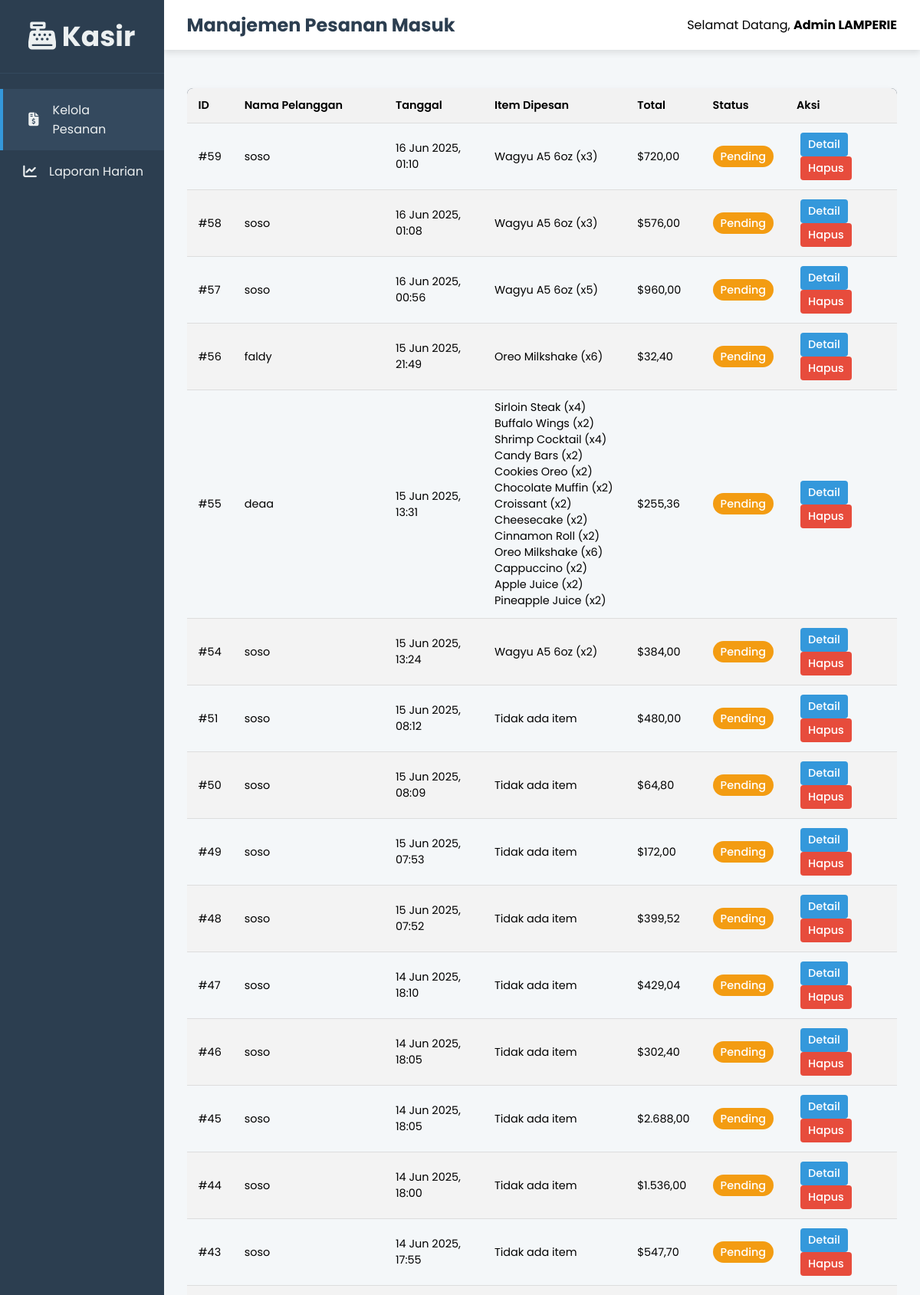
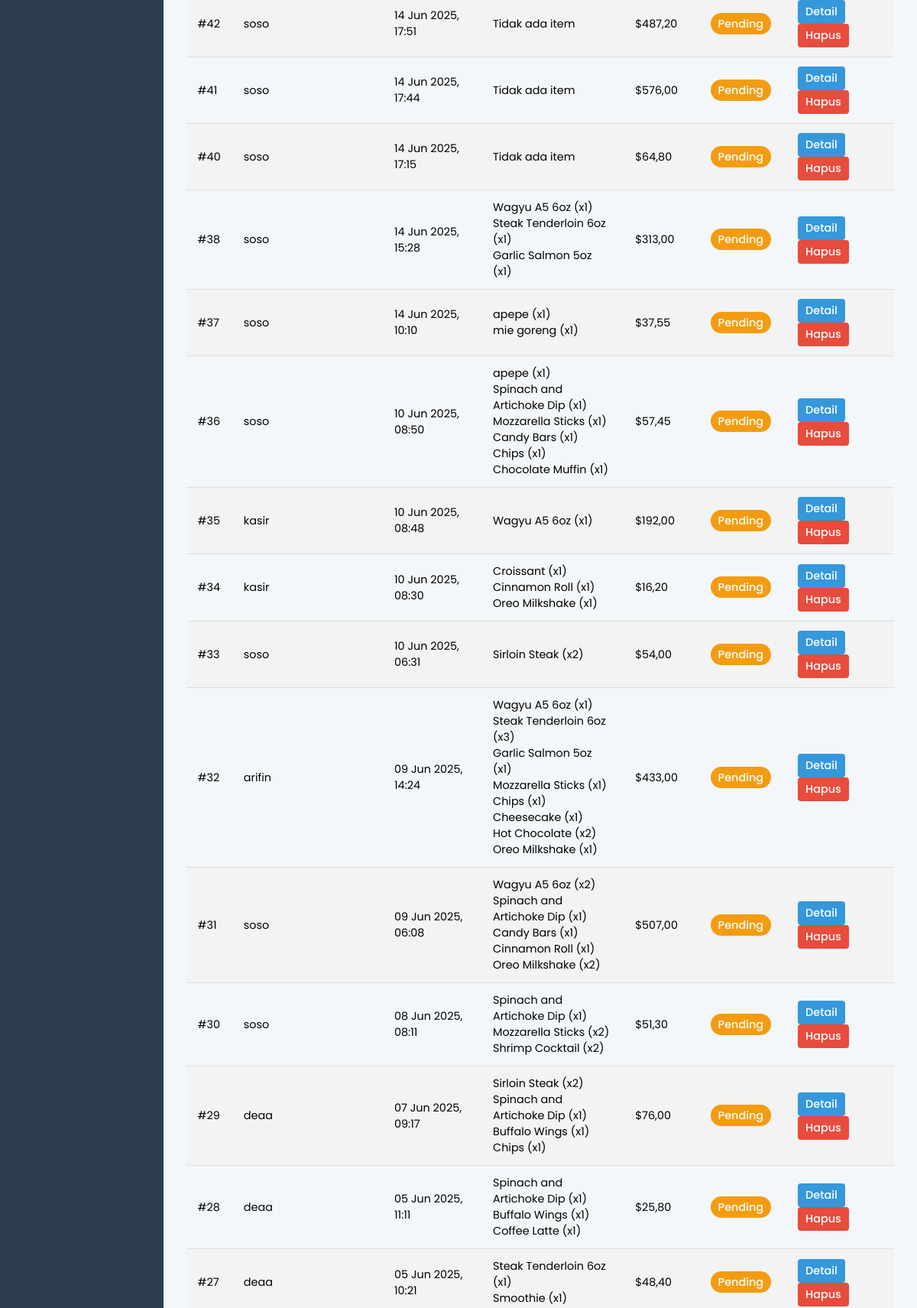
The app's page /kasir/orders_admin.php (signed in, upper part) with its own data (2 pictures, top to bottom).
### tables this page shows
CREATE TABLE `orders` (
  `order_id` int(11) NOT NULL,
  `user_id` int(11) NOT NULL,
  `table_number` int(11) DEFAULT NULL,
  `customer_name` varchar(255) DEFAULT NULL,
  `order_date` datetime DEFAULT current_timestamp(),
  `total_amount` decimal(10,2) NOT NULL,
  `total_price` decimal(10,2) NOT NULL,
  `payment_method` varchar(50) NOT NULL,
  `discount_code` varchar(50) DEFAULT NULL,
  `discount_amount` decimal(10,2) DEFAULT NULL,
  `order_status` varchar(50) DEFAULT NULL
);

CREATE TABLE `users` (
  `id` int(11) NOT NULL,
  `name` varchar(150) NOT NULL,
  `email` varchar(100) NOT NULL,
  `password` varchar(255) NOT NULL,
  `phone` varchar(20) DEFAULT NULL,
  `created_at` timestamp NOT NULL DEFAULT current_timestamp(),
  `role` enum('admin','user','kasir','manajer','kitchen','waiters') NOT NULL DEFAULT 'user',
  `member_id` varchar(20) DEFAULT NULL,
  `profile_picture` varchar(255) DEFAULT NULL
);

### kasir/orders_admin.php (the view, shortened to what this page needs)
<?php
include '../koneksi.php';
$sql = "SELECT
            o.order_id,
            u.name AS nama_pelanggan,
            o.order_date,
            o.order_status,
            o.total_price,
            GROUP_CONCAT(CONCAT(oi.item_name, ' (x', oi.quantity, ')') SEPARATOR '<br>') AS items_details
        FROM orders o
        JOIN users u ON o.user_id = u.id
        LEFT JOIN order_items oi ON o.order_id = oi.order_id
        GROUP BY o.order_id
        ORDER BY o.order_date DESC";
$result = $conn->query($sql);
$kasirName = htmlspecialchars($_SESSION['user']['name']);
?>
<!DOCTYPE html>
<html lang="id">
<head>
    <link rel="stylesheet" href="assets/css/order_admin.css">
    <link rel="stylesheet" href="../admin/assets/css/admin.css">
    <link rel="stylesheet" href="https://cdnjs.cloudflare.com/ajax/libs/font-awesome/6.4.0/css/all.min.css" />
</head>
<body>
    <aside class="sidebar">
        <div class="sidebar-header">
            <h2><i class="fas fa-cash-register"></i> <span>Kasir</span></h2>
        </div>
        <ul class="sidebar-menu">
            <li><a href="orders_admin.php" class="active"><i class="fas fa-file-invoice-dollar icon"></i> <span class="menu-text">Kelola Pesanan</span></a></li>
            <li><a href="laporan_harian.php"><i class="fas fa-chart-line icon"></i> <span class="menu-text">Laporan Harian</span></a></li></ul>
    </aside>
    <main class="main-content">
        <header class="header">
            <h1>Manajemen Pesanan Masuk</h1>
            <div class="admin-info">
                Selamat Datang, <strong><?= $kasirName ?></strong>
            </div>
        </header>
        <section class="content-area">
            <div class="table-wrapper">
                <table class="content-table" style="width:100%;">
                    <thead>
                        <tr>
                            <th>ID</th>
                            <th>Nama Pelanggan</th>
                            <th>Tanggal</th>
                            <th>Item Dipesan</th>
                            <th>Total</th>
                            <th>Status</th>
                            <th>Aksi</th>
                        </tr>
                    </thead>
                    <tbody>
                        <?php if ($result && $result->num_rows > 0): ?>
                            <?php while($row = $result->fetch_assoc()): ?>
                            <tr>
                                <td>#<?= $row['order_id'] ?></td>
                                <td><?= htmlspecialchars($row['nama_pelanggan']) ?></td>
                                <td><?= date('d M Y, H:i', strtotime($row['order_date'])) ?></td>
                                <td><?= $row['items_details'] ?? 'Tidak ada item' ?></td>
                                <td>$<?= number_format($row['total_price'], 2, ',', '.') ?></td>
                                <td>
                                    <?php
                                        $status_class = 'status-pending';
                                    ?>
                                    <span class="status-badge <?= $status_class ?>"><?= htmlspecialchars($row['order_status']) ?></span>
                                </td>
                                <td class="actions">
                                    <a href="detail_pesanan.php?id=<?= $row['order_id'] ?>" class="details-btn">Detail</a>
                                    <a href="hapus_pesan.php?id=<?= $row['order_id'] ?>" class="delete-btn" onclick="return confirm('Anda yakin ingin menghapus pesanan ini?');">Hapus</a>
                                </td>
                            </tr>
                            <?php endwhile; ?>
                        <?php else: ?>
                            <tr>
                                <td colspan="7" style="text-align:center;">Belum ada pesanan masuk.</td>
                            </tr>
                        <?php endif; ?>
                    </tbody>
                </table>
            </div>
        </section>
    </main>
</body>
</html>

### kasir/assets/css/order_admin.css (style rules this page uses)
.content-table { width: 100%; border-collapse: collapse; margin-top: 20px; font-size: 0.9rem; border-radius: 8px; overflow: hidden; box-shadow: 0 4px 8px rgba(0, 0, 0, 0.1); }
.content-table thead tr { background-color: #2c3e50; color: #ffffff; text-align: left; font-weight: 600; }
.content-table th, .content-table td { padding: 12px 15px; vertical-align: middle; }
.content-table tbody tr { border-bottom: 1px solid #dddddd; }
.content-table tbody tr:nth-of-type(even) { background-color: #f3f3f3; }
.status-badge { padding: 4px 10px; border-radius: 15px; color: white; font-weight: 500; text-transform: capitalize; }
.status-pending { background-color: #f39c12; }
.actions a { margin: 0 5px; text-decoration: none; padding: 5px 10px; border-radius: 4px; color: white; font-weight: 500; display: inline-block; }
.actions .details-btn { background-color: #3498db; }
.actions .delete-btn { background-color: #e74c3c; }

### admin/assets/css/admin.css (style rules this page uses)
:root { --primary-color: #2c3e50; --secondary-color: #34495e; --accent-color: #3498db; --light-color: #ecf0f1; --bg-color: #f4f7f9; --white-color: #ffffff; --shadow: 0 4px 8px rgba(0,0,0,0.1); }
* { margin: 0; padding: 0; box-sizing: border-box; }
body { font-family: 'Poppins', sans-serif; background-color: var(--bg-color); display: flex; min-height: 100vh; }
.sidebar { width: 260px; background-color: var(--primary-color); color: var(--light-color); display: flex; flex-direction: column; transition: width 0.3s ease; }
.sidebar-header { padding: 20px; text-align: center; font-size: 1.5rem; font-weight: 600; border-bottom: 1px solid var(--secondary-color); }
.sidebar-menu { list-style: none; flex-grow: 1; padding-top: 20px; }
.sidebar-menu li a { display: flex; align-items: center; padding: 15px 25px; color: var(--light-color); text-decoration: none; font-size: 1rem; transition: background 0.3s, padding-left 0.3s; border-left: 4px solid transparent; }
.sidebar-menu li a .icon { margin-right: 15px; width: 20px; text-align: center; font-size: 1.1rem; }
.sidebar-menu li a.active, .sidebar-menu li a:hover { background: var(--secondary-color); border-left-color: var(--accent-color); padding-left: 30px; }
.main-content { flex-grow: 1; display: flex; flex-direction: column; overflow-x: hidden; }
.header { background: var(--white-color); padding: 15px 30px; display: flex; justify-content: space-between; align-items: center; box-shadow: var(--shadow); z-index: 10; }
.header h1 { font-size: 1.5rem; color: var(--primary-color); }
.header .admin-info { font-size: 1rem; }
.content-area { padding: 30px; flex-grow: 1; }
.table-wrapper { overflow-x: auto; }
table { width: 100%; border-collapse: collapse; }
th, td { color: black; padding: 15px; text-align: left; border-bottom: 1px solid #ddd; }
th { background-color: #f2f2f2; font-weight: 600; }

### records on screen
orders: order_id "59", user.name "soso", order_date "16 Jun 2025, 01:10", items_details "Wagyu A5 6oz (x3)", total_price "720,00", order_status "Pending"
orders: order_id "58", user.name "soso", order_date "16 Jun 2025, 01:08", items_details "Wagyu A5 6oz (x3)", total_price "576,00", order_status "Pending"
orders: order_id "57", user.name "soso", order_date "16 Jun 2025, 00:56", items_details "Wagyu A5 6oz (x5)", total_price "960,00", order_status "Pending"
orders: order_id "56", user.name "faldy", order_date "15 Jun 2025, 21:49", items_details "Oreo Milkshake (x6)", total_price "32,40", order_status "Pending"
orders: order_id "55", user.name "deaa", order_date "15 Jun 2025, 13:31", items_details "Sirloin Steak (x4) Buffalo Wings (x2) Shrimp Cocktail (x4) Candy Bars (x2) Cookies Oreo (x2) Chocolate Muffin (x2) Croissant (x2) Cheesecake (x2) Cinnamon Roll (x2) Oreo Milkshake (x6) Cappuccino (x2) Apple Juice (x2) Pineapple Juice (x2)", total_price "255,36", order_status "Pending"
orders: order_id "54", user.name "soso", order_date "15 Jun 2025, 13:24", items_details "Wagyu A5 6oz (x2)", total_price "384,00", order_status "Pending"
orders: order_id "51", user.name "soso", order_date "15 Jun 2025, 08:12", items_details "Tidak ada item", total_price "480,00", order_status "Pending"
orders: order_id "50", user.name "soso", order_date "15 Jun 2025, 08:09", items_details "Tidak ada item", total_price "64,80", order_status "Pending"
orders: order_id "49", user.name "soso", order_date "15 Jun 2025, 07:53", items_details "Tidak ada item", total_price "172,00", order_status "Pending"
orders: order_id "48", user.name "soso", order_date "15 Jun 2025, 07:52", items_details "Tidak ada item", total_price "399,52", order_status "Pending"
orders: order_id "47", user.name "soso", order_date "14 Jun 2025, 18:10", items_details "Tidak ada item", total_price "429,04", order_status "Pending"
orders: order_id "46", user.name "soso", order_date "14 Jun 2025, 18:05", items_details "Tidak ada item", total_price "302,40", order_status "Pending"
orders: order_id "45", user.name "soso", order_date "14 Jun 2025, 18:05", items_details "Tidak ada item", total_price "2.688,00", order_status "Pending"
orders: order_id "44", user.name "soso", order_date "14 Jun 2025, 18:00", items_details "Tidak ada item", total_price "1.536,00", order_status "Pending"
orders: order_id "43", user.name "soso", order_date "14 Jun 2025, 17:55", items_details "Tidak ada item", total_price "547,70", order_status "Pending"
orders: order_id "42", user.name "soso", order_date "14 Jun 2025, 17:51", items_details "Tidak ada item", total_price "487,20", order_status "Pending"
orders: order_id "41", user.name "soso", order_date "14 Jun 2025, 17:44", items_details "Tidak ada item", total_price "576,00", order_status "Pending"
orders: order_id "40", user.name "soso", order_date "14 Jun 2025, 17:15", items_details "Tidak ada item", total_price "64,80", order_status "Pending"
orders: order_id "38", user.name "soso", order_date "14 Jun 2025, 15:28", items_details "Wagyu A5 6oz (x1) Steak Tenderloin 6oz (x1) Garlic Salmon 5oz (x1)", total_price "313,00", order_status "Pending"
orders: order_id "37", user.name "soso", order_date "14 Jun 2025, 10:10", items_details "apepe (x1) mie goreng (x1)", total_price "37,55", order_status "Pending"
orders: order_id "36", user.name "soso", order_date "10 Jun 2025, 08:50", items_details "apepe (x1) Spinach and Artichoke Dip (x1) Mozzarella Sticks (x1) Candy Bars (x1) Chips (x1) Chocolate Muffin (x1)", total_price "57,45", order_status "Pending"
orders: order_id "35", user.name "kasir", order_date "10 Jun 2025, 08:48", items_details "Wagyu A5 6oz (x1)", total_price "192,00", order_status "Pending"
orders: order_id "34", user.name "kasir", order_date "10 Jun 2025, 08:30", items_details "Croissant (x1) Cinnamon Roll (x1) Oreo Milkshake (x1)", total_price "16,20", order_status "Pending"
orders: order_id "33", user.name "soso", order_date "10 Jun 2025, 06:31", items_details "Sirloin Steak (x2)", total_price "54,00", order_status "Pending"
orders: order_id "32", user.name "arifin", order_date "09 Jun 2025, 14:24", items_details "Wagyu A5 6oz (x1) Steak Tenderloin 6oz (x3) Garlic Salmon 5oz (x1) Mozzarella Sticks (x1) Chips (x1) Cheesecake (x1) Hot Chocolate (x2) Oreo Milkshake (x1)", total_price "433,00", order_status "Pending"
orders: order_id "31", user.name "soso", order_date "09 Jun 2025, 06:08", items_details "Wagyu A5 6oz (x2) Spinach and Artichoke Dip (x1) Candy Bars (x1) Cinnamon Roll (x1) Oreo Milkshake (x2)", total_price "507,00", order_status "Pending"
orders: order_id "30", user.name "soso", order_date "08 Jun 2025, 08:11", items_details "Spinach and Artichoke Dip (x1) Mozzarella Sticks (x2) Shrimp Cocktail (x2)", total_price "51,30", order_status "Pending"
orders: order_id "29", user.name "deaa", order_date "07 Jun 2025, 09:17", items_details "Sirloin Steak (x2) Spinach and Artichoke Dip (x1) Buffalo Wings (x1) Chips (x1)", total_price "76,00", order_status "Pending"
orders: order_id "28", user.name "deaa", order_date "05 Jun 2025, 11:11", items_details "Spinach and Artichoke Dip (x1) Buffalo Wings (x1) Coffee Latte (x1)", total_price "25,80", order_status "Pending"
orders: order_id "27", user.name "deaa", order_date "05 Jun 2025, 10:21", items_details "Steak Tenderloin 6oz (x1) Smoothie (x1)", total_price "48,40", order_status "Pending"

### other values on screen
$kasirName "Admin LAMPERIE"
